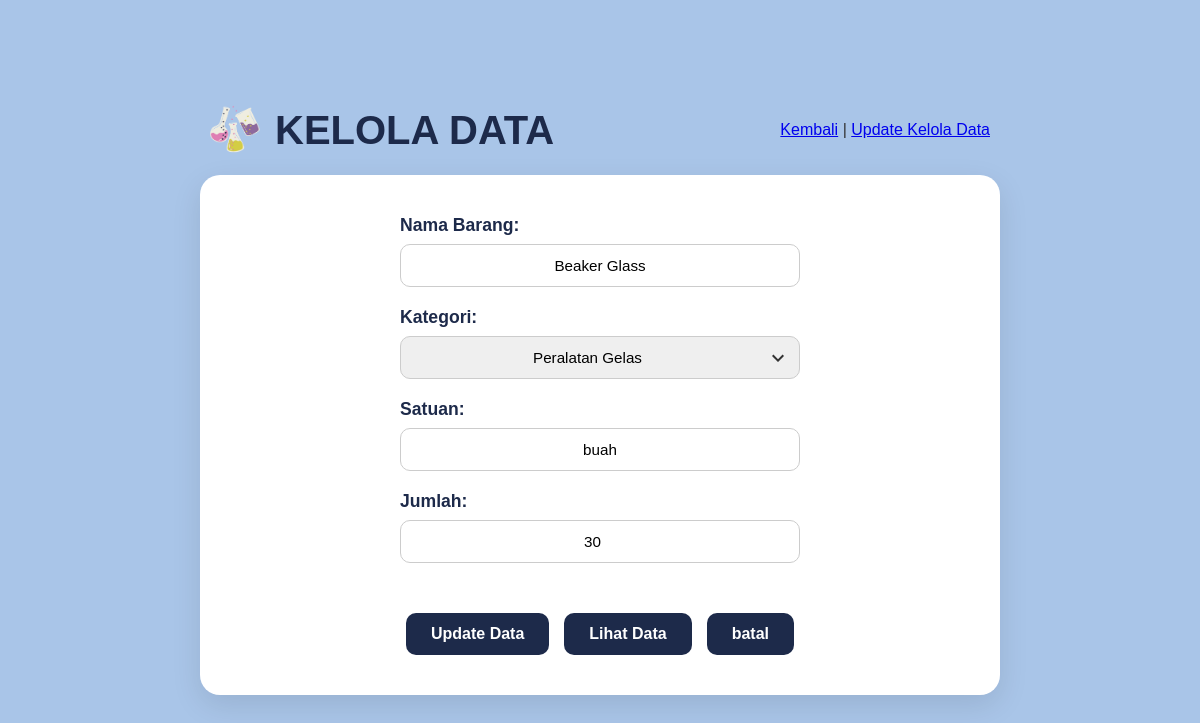
The app's page /pages/keloladata/edit.php?id=221 (signed in) with its own data.
### tables this page shows
CREATE TABLE stok_lab (
    id_stok INT PRIMARY KEY AUTO_INCREMENT,
    id_item INT NOT NULL,
    jumlah INT NOT NULL,
    kondisi VARCHAR(100),
    tanggal_update TIMESTAMP,
    FOREIGN KEY (id_item) REFERENCES item_alat_bahan(id_item)
) AUTO_INCREMENT = 111;

CREATE TABLE item_alat_bahan (
    id_item INT PRIMARY KEY AUTO_INCREMENT,
    nama_item VARCHAR(255) NOT NULL,
    id_kategori INT NOT NULL,
    satuan VARCHAR(50) NOT NULL,
    deskripsi TEXT,
    FOREIGN KEY (id_kategori) REFERENCES kategori_item(id_kategori)
) AUTO_INCREMENT = 221;

CREATE TABLE kategori_item (
    id_kategori INT PRIMARY KEY AUTO_INCREMENT,
    nama_kategori VARCHAR(100) NOT NULL,
    deskripsi TEXT
) AUTO_INCREMENT = 11;

### pages/keloladata/edit.php (the view, shortened to what this page needs)
<?php
require '../../config/koneksi.php';
$item = null;
if ($_SERVER["REQUEST_METHOD"] == "GET" && isset($_GET['id'])) {
    $id_item_to_edit = (int)$_GET['id'];
    $sql_get = "SELECT i.id_item, i.nama_item, i.id_kategori, i.satuan, s.jumlah
                FROM item_alat_bahan i
                LEFT JOIN stok_lab s ON i.id_item = s.id_item
                WHERE i.id_item = ?";
    $stmt_get = $pdo->prepare($sql_get);
    $stmt_get->execute([$id_item_to_edit]);
    $item = $stmt_get->fetch(PDO::FETCH_ASSOC);
}
$sql_kategori = "SELECT id_kategori, nama_kategori FROM kategori_item ORDER BY nama_kategori ASC";
$stmt_kategori = $pdo->query($sql_kategori);
$semua_kategori = $stmt_kategori->fetchAll(PDO::FETCH_ASSOC);
?>
<!DOCTYPE html>
<html lang="id">
<head>
    <link rel="stylesheet" href="../../assets/css/edit_keloladata.css">
</head>
<body>
<div class="container">
    <header class="header">
        <div class="header-title">
            <img src="../../assets/img/ikon.png" alt="Logo" class="header-icon">
            <h1>KELOLA DATA</h1>
        </div>
        <nav>
            <a href="../keloladata/index.php">Kembali</a> |
            <a href="#" class="active">Update Kelola Data</a>
        </nav>
    </header>
    <main>
        <section class="card">
            <?php if ($item): ?>
                <form class="form-container" action="edit.php" method="POST">
                    <div class="form-group">
                        <label for="nama-item">Nama Barang:</label>
                        <input type="text" id="nama-item" name="nama_item"
                               value="<?= htmlspecialchars($item['nama_item']) ?>"
                               placeholder="Masukkan nama barang..." required>
                    </div>
                    <div class="form-group">
                        <label for="kategori">Kategori:</label>
                        <select id="kategori" name="id_kategori" required>
                            <?php foreach ($semua_kategori as $kat): ?>
                                <option value="<?= $kat['id_kategori'] ?>"
                                    <?= ($kat['id_kategori'] == $item['id_kategori']) ? 'selected' : '' ?>>
                                    <?= htmlspecialchars($kat['nama_kategori']) ?>
                                </option>
                            <?php endforeach; ?>
                        </select>
                    </div>
                    <div class="form-group">
                        <label for="satuan">Satuan:</label>
                        <input type="text" id="satuan" name="satuan"
                               value="<?= htmlspecialchars($item['satuan']) ?>"
                               placeholder="Masukkan Satuan Barang" required>
                    </div>
                    <div class="form-group">
                        <label for="jumlah">Jumlah:</label>
                        <input type="number" id="jumlah" name="jumlah"
                               value="<?= htmlspecialchars($item['jumlah']) ?>"
                               placeholder="Masukkan dalam bentuk angka" required min="0">
                    </div>
                    <div class="button-group">
                        <button type="submit" name="update_data" class="btn">
                            Update Data
                        </button>
                        <a href="index.php" class="btn">
                            Lihat Data
                        </a>
                        <a href="index.php" class="btn">
                            batal
                        </a>
                    </div>
                </form>
            <?php endif; ?>
        </section>
    </main>
</div> </body>
</html>

### assets/css/edit_keloladata.css (style rules this page uses)
body { font-family: Arial, sans-serif; background-color: #a9c5e8; color: #333; margin: 0; padding: 20px; display: flex; justify-content: center; align-items: center; min-height: 100vh; box-sizing: border-box; }
.container { width: 100%; max-width: 800px; margin: 0 auto; }
.header { display: flex; justify-content: space-between; align-items: center; margin-bottom: 20px; padding: 0 10px; }
.header-title { display: flex; align-items: center; gap: 15px; }
.header-icon { width: 50px; height: auto; }
.header h1 { font-size: 2.5rem; font-weight: bold; color: #1d2a4a; margin: 0; }
.card { background-color: #ffffff; border-radius: 20px; padding: 40px; box-shadow: 0 10px 30px rgba(0, 0, 0, 0.1); width: 100%; box-sizing: border-box; }
.form-container { display: flex; flex-direction: column; gap: 20px; }
.form-group { display: flex; flex-direction: column; align-items: center; width: 100%; }
.form-group label { font-size: 1.1rem; font-weight: bold; color: #1d2a4a; margin-bottom: 8px; width: 100%; max-width: 400px; text-align: left; }
.form-group input[type="text"], .form-group input[type="number"], .form-group select { width: 100%; max-width: 400px; padding: 12px 15px; border: 1px solid #ccc; border-radius: 10px; font-size: 0.95rem; box-sizing: border-box; text-align: center; }
.form-group input[type="text"]::placeholder, .form-group input[type="number"]::placeholder { color: #999; }
.form-group select { appearance: none; -webkit-appearance: none; -moz-appearance: none; background-repeat: no-repeat; background-position: right 15px center; background-size: 12px; padding-right: 40px; }
.button-group { display: flex; justify-content: center; gap: 15px; margin-top: 30px; flex-wrap: wrap; }
.btn { padding: 12px 25px; font-size: 1rem; font-weight: bold; color: #ffffff; background-color: #1d2a4a; border: none; border-radius: 10px; cursor: pointer; text-decoration: none; text-align: center; transition: background-color 0.2s, transform 0.2s; }

### records on screen
stok_lab: nama_item "Beaker Glass", satuan "buah", jumlah "30"
item_alat_bahan: id_kategori "Peralatan Gelas"
